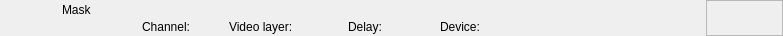
<?xml version="1.0" encoding="UTF-8"?>
<ui version="4.0">
 <class>RundownKeyerWidget</class>
 <widget class="QWidget" name="RundownKeyerWidget">
  <property name="geometry">
   <rect>
    <x>0</x>
    <y>0</y>
    <width>783</width>
    <height>36</height>
   </rect>
  </property>
  <layout class="QHBoxLayout" name="horizontalLayout">
   <property name="spacing">
    <number>0</number>
   </property>
   <property name="margin">
    <number>0</number>
   </property>
   <item>
    <widget class="QFrame" name="frameItem">
     <property name="sizePolicy">
      <sizepolicy hsizetype="Preferred" vsizetype="Fixed">
       <horstretch>0</horstretch>
       <verstretch>0</verstretch>
      </sizepolicy>
     </property>
     <property name="minimumSize">
      <size>
       <width>0</width>
       <height>36</height>
      </size>
     </property>
     <widget class="QLabel" name="labelIcon">
      <property name="geometry">
       <rect>
        <x>22</x>
        <y>2</y>
        <width>32</width>
        <height>32</height>
       </rect>
      </property>
      <property name="text">
       <string/>
      </property>
      <property name="pixmap">
       <pixmap resource="../Resource.qrc">:/Graphics/Images/Mask.png</pixmap>
      </property>
      <property name="scaledContents">
       <bool>true</bool>
      </property>
     </widget>
     <widget class="QLabel" name="labelChannel">
      <property name="geometry">
       <rect>
        <x>142</x>
        <y>19</y>
        <width>78</width>
        <height>16</height>
       </rect>
      </property>
      <property name="text">
       <string>Channel:</string>
      </property>
     </widget>
     <widget class="QLabel" name="labelLabel">
      <property name="geometry">
       <rect>
        <x>62</x>
        <y>2</y>
        <width>561</width>
        <height>16</height>
       </rect>
      </property>
      <property name="text">
       <string>Mask</string>
      </property>
     </widget>
     <widget class="QLabel" name="labelVideolayer">
      <property name="geometry">
       <rect>
        <x>229</x>
        <y>19</y>
        <width>110</width>
        <height>16</height>
       </rect>
      </property>
      <property name="text">
       <string>Video layer:</string>
      </property>
     </widget>
     <widget class="QLabel" name="labelColor">
      <property name="geometry">
       <rect>
        <x>0</x>
        <y>0</y>
        <width>18</width>
        <height>36</height>
       </rect>
      </property>
      <property name="text">
       <string/>
      </property>
     </widget>
     <widget class="QLabel" name="labelGroupColor">
      <property name="geometry">
       <rect>
        <x>0</x>
        <y>0</y>
        <width>6</width>
        <height>36</height>
       </rect>
      </property>
      <property name="text">
       <string/>
      </property>
     </widget>
     <widget class="QLabel" name="labelDevice">
      <property name="geometry">
       <rect>
        <x>440</x>
        <y>19</y>
        <width>260</width>
        <height>16</height>
       </rect>
      </property>
      <property name="text">
       <string>Device:</string>
      </property>
     </widget>
     <widget class="QLabel" name="labelDelay">
      <property name="geometry">
       <rect>
        <x>348</x>
        <y>19</y>
        <width>83</width>
        <height>16</height>
       </rect>
      </property>
      <property name="text">
       <string>Delay:</string>
      </property>
     </widget>
    </widget>
   </item>
   <item>
    <widget class="QFrame" name="frameStatus">
     <property name="minimumSize">
      <size>
       <width>77</width>
       <height>0</height>
      </size>
     </property>
     <property name="maximumSize">
      <size>
       <width>77</width>
       <height>16777215</height>
      </size>
     </property>
     <property name="frameShape">
      <enum>QFrame::StyledPanel</enum>
     </property>
     <property name="frameShadow">
      <enum>QFrame::Raised</enum>
     </property>
     <widget class="QLabel" name="labelGpiConnected">
      <property name="geometry">
       <rect>
        <x>1</x>
        <y>2</y>
        <width>32</width>
        <height>32</height>
       </rect>
      </property>
      <property name="minimumSize">
       <size>
        <width>32</width>
        <height>32</height>
       </size>
      </property>
      <property name="maximumSize">
       <size>
        <width>32</width>
        <height>32</height>
       </size>
      </property>
      <property name="lineWidth">
       <number>0</number>
      </property>
      <property name="text">
       <string/>
      </property>
      <property name="pixmap">
       <pixmap resource="../Resource.qrc">:/Graphics/Images/GpiConnected.png</pixmap>
      </property>
      <property name="scaledContents">
       <bool>true</bool>
      </property>
     </widget>
     <widget class="QLabel" name="labelDisconnected">
      <property name="geometry">
       <rect>
        <x>32</x>
        <y>2</y>
        <width>32</width>
        <height>32</height>
       </rect>
      </property>
      <property name="minimumSize">
       <size>
        <width>32</width>
        <height>32</height>
       </size>
      </property>
      <property name="maximumSize">
       <size>
        <width>32</width>
        <height>32</height>
       </size>
      </property>
      <property name="text">
       <string/>
      </property>
      <property name="pixmap">
       <pixmap resource="../Resource.qrc">:/Graphics/Images/Disconnected.png</pixmap>
      </property>
      <property name="scaledContents">
       <bool>true</bool>
      </property>
     </widget>
     <widget class="QLabel" name="labelActiveColor">
      <property name="geometry">
       <rect>
        <x>69</x>
        <y>0</y>
        <width>8</width>
        <height>36</height>
       </rect>
      </property>
      <property name="minimumSize">
       <size>
        <width>8</width>
        <height>36</height>
       </size>
      </property>
      <property name="maximumSize">
       <size>
        <width>8</width>
        <height>36</height>
       </size>
      </property>
      <property name="text">
       <string/>
      </property>
     </widget>
    </widget>
   </item>
  </layout>
 </widget>
 <resources>
  <include location="../Resource.qrc"/>
 </resources>
 <connections/>
 <slots>
  <slot>addToCombo()</slot>
 </slots>
</ui>
